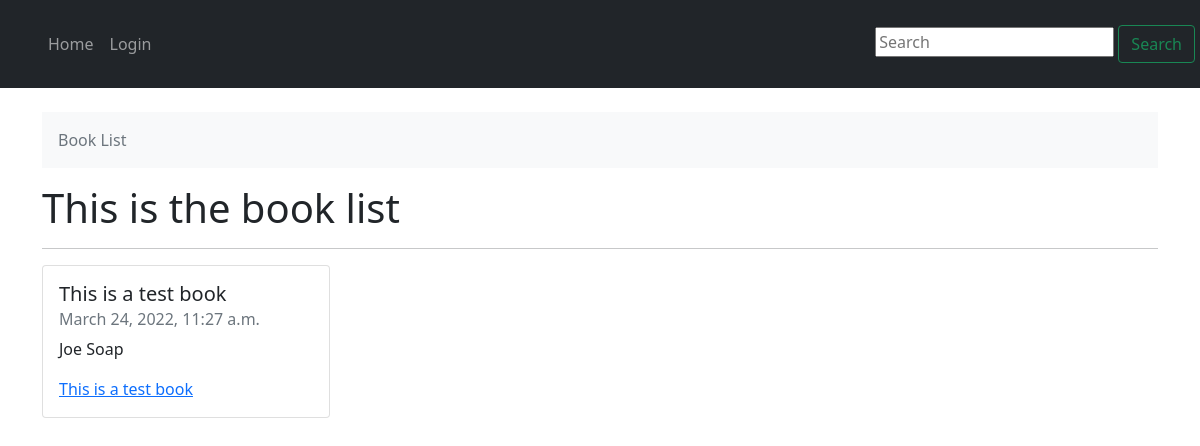
The page / on the database its author committed.
### books/models.py (models this page shows)
class Book(models.Model):
    authors = models.ManyToManyField(Author)
    title = models.CharField(max_length=100)
    publication_date = models.DateTimeField()
    isbn = models.CharField(max_length=16)
    slug = models.SlugField()
    cover = models.ImageField()
    price = models.FloatField()
    def __str__(self):
        return self.title
    def get_absolute_url(self):
        return reverse("books:book-detail", kwargs={"slug": self.slug})

class Author(models.Model):
    first_name = models.CharField(max_length=30)
    last_name = models.CharField(max_length=30)
    slug = models.SlugField()
    def __str__(self):
        return f"{self.first_name} {self.last_name}"

### books/views.py (the view)
# urls.py: path('', book_list, name='book-list'),
def book_list(request):
    queryset = Book.objects.all()
    context = {
        'queryset': queryset
    }
    return render(request, "book_list.html", context)

### templates/book_list.html (shortened to what this page needs)
{% extends 'base.html' %}
{% block breadcrumb %}
    <li class="breadcrumb-item active" aria-current="page">Book List</li>
{% endblock breadcrumb %}
{% block content %}
<h1>This is the book list</h1>
<hr>
{% for book in queryset %}
    <div class="card" style="width: 18rem;">
        <div class="card-body">
        <h5 class="card-title">{{ book.title }}</h5>
        <h6 class="card-subtitle mb-2 text-muted">{{ book.publication_date }}</h6>
        <p class="card-text">
            {% for author in book.authors.all %}
                <span>{{ author }}</span>
            {% endfor %}
        </p>
        <a class="card-link" href="{{ book.get_absolute_url }}">{{ book }}</a>
        </div>
    </div>
{% endfor %}
{% endblock content %}

### rows shown on the page
Book: title "This is a test book", publication_date "March 24, 2022, 11:27 a.m."
Author: first_name+last_name "Joe Soap"
